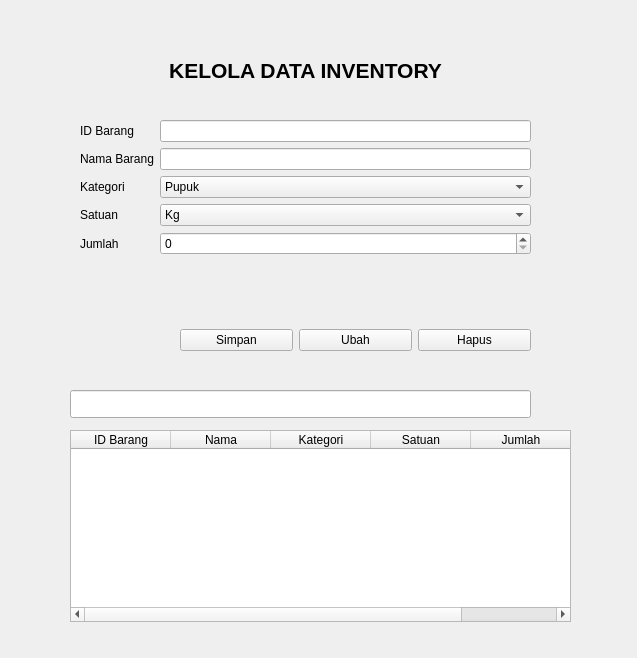
<?xml version="1.0" encoding="UTF-8"?>
<ui version="4.0">
 <class>Form</class>
 <widget class="QWidget" name="Form">
  <property name="geometry">
   <rect>
    <x>0</x>
    <y>0</y>
    <width>637</width>
    <height>658</height>
   </rect>
  </property>
  <property name="windowTitle">
   <string>Form</string>
  </property>
  <widget class="QWidget" name="formLayoutWidget">
   <property name="geometry">
    <rect>
     <x>80</x>
     <y>120</y>
     <width>451</width>
     <height>171</height>
    </rect>
   </property>
   <layout class="QFormLayout" name="formLayout">
    <item row="0" column="0">
     <widget class="QLabel" name="iDBarangLabel">
      <property name="text">
       <string>ID Barang</string>
      </property>
     </widget>
    </item>
    <item row="0" column="1">
     <widget class="QLineEdit" name="editID"/>
    </item>
    <item row="1" column="0">
     <widget class="QLabel" name="namaBarangLabel">
      <property name="text">
       <string>Nama Barang</string>
      </property>
     </widget>
    </item>
    <item row="1" column="1">
     <widget class="QLineEdit" name="editNama"/>
    </item>
    <item row="2" column="0">
     <widget class="QLabel" name="kategoriLabel">
      <property name="text">
       <string>Kategori</string>
      </property>
     </widget>
    </item>
    <item row="2" column="1">
     <widget class="QComboBox" name="cmbKategori">
      <item>
       <property name="text">
        <string>Pupuk</string>
       </property>
      </item>
      <item>
       <property name="text">
        <string>Peralatan</string>
       </property>
      </item>
      <item>
       <property name="text">
        <string>Obat</string>
       </property>
      </item>
     </widget>
    </item>
    <item row="3" column="0">
     <widget class="QLabel" name="satuanLabel">
      <property name="text">
       <string>Satuan</string>
      </property>
     </widget>
    </item>
    <item row="3" column="1">
     <widget class="QComboBox" name="cmbSatuan">
      <item>
       <property name="text">
        <string>Kg</string>
       </property>
      </item>
      <item>
       <property name="text">
        <string>Pcs</string>
       </property>
      </item>
      <item>
       <property name="text">
        <string>Botol</string>
       </property>
      </item>
     </widget>
    </item>
    <item row="4" column="0">
     <widget class="QLabel" name="jumlahLabel">
      <property name="text">
       <string>Jumlah</string>
      </property>
     </widget>
    </item>
    <item row="4" column="1">
     <widget class="QSpinBox" name="sbJum"/>
    </item>
   </layout>
  </widget>
  <widget class="QWidget" name="horizontalLayoutWidget">
   <property name="geometry">
    <rect>
     <x>180</x>
     <y>320</y>
     <width>351</width>
     <height>41</height>
    </rect>
   </property>
   <layout class="QHBoxLayout" name="horizontalLayout">
    <item>
     <widget class="QPushButton" name="btnSimpan">
      <property name="text">
       <string>Simpan</string>
      </property>
     </widget>
    </item>
    <item>
     <widget class="QPushButton" name="btnUbah">
      <property name="text">
       <string>Ubah</string>
      </property>
     </widget>
    </item>
    <item>
     <widget class="QPushButton" name="btnHapus">
      <property name="text">
       <string>Hapus</string>
      </property>
     </widget>
    </item>
   </layout>
  </widget>
  <widget class="QTableWidget" name="tblInventory">
   <property name="geometry">
    <rect>
     <x>70</x>
     <y>430</y>
     <width>501</width>
     <height>192</height>
    </rect>
   </property>
   <column>
    <property name="text">
     <string>ID Barang</string>
    </property>
   </column>
   <column>
    <property name="text">
     <string>Nama</string>
    </property>
   </column>
   <column>
    <property name="text">
     <string>Kategori</string>
    </property>
   </column>
   <column>
    <property name="text">
     <string>Satuan</string>
    </property>
   </column>
   <column>
    <property name="text">
     <string>Jumlah</string>
    </property>
   </column>
  </widget>
  <widget class="QLineEdit" name="lineCari">
   <property name="geometry">
    <rect>
     <x>70</x>
     <y>390</y>
     <width>461</width>
     <height>28</height>
    </rect>
   </property>
  </widget>
  <widget class="QLabel" name="label">
   <property name="geometry">
    <rect>
     <x>80</x>
     <y>60</y>
     <width>451</width>
     <height>20</height>
    </rect>
   </property>
   <property name="font">
    <font>
     <pointsize>16</pointsize>
     <bold>true</bold>
    </font>
   </property>
   <property name="text">
    <string>KELOLA DATA INVENTORY</string>
   </property>
   <property name="alignment">
    <set>Qt::AlignmentFlag::AlignCenter</set>
   </property>
  </widget>
 </widget>
 <resources/>
 <connections/>
</ui>
